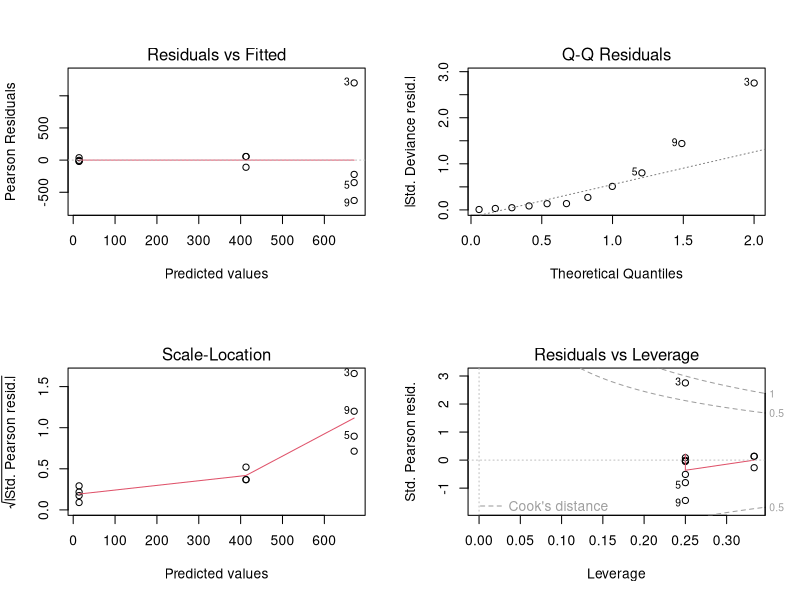
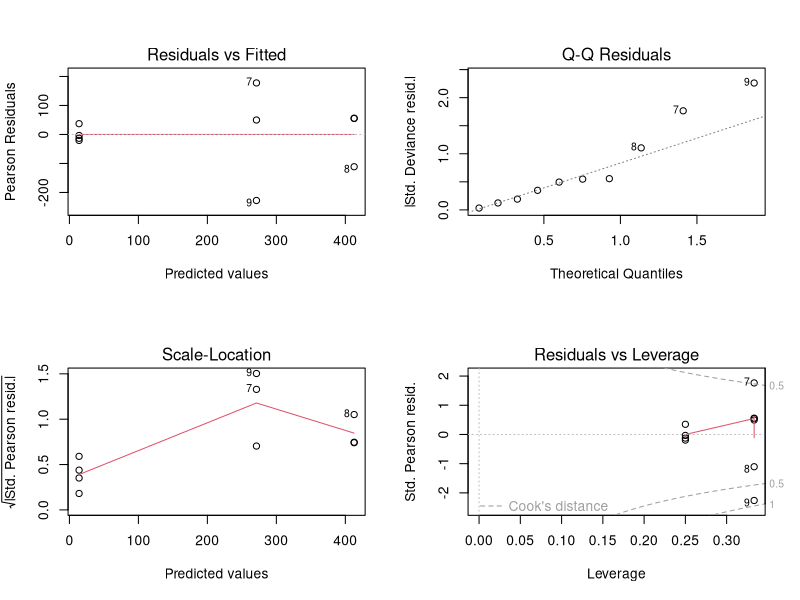
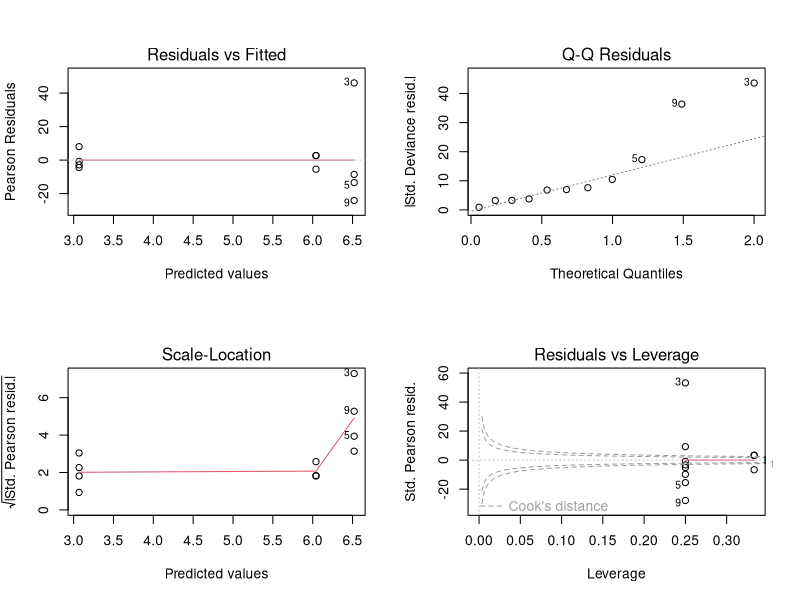
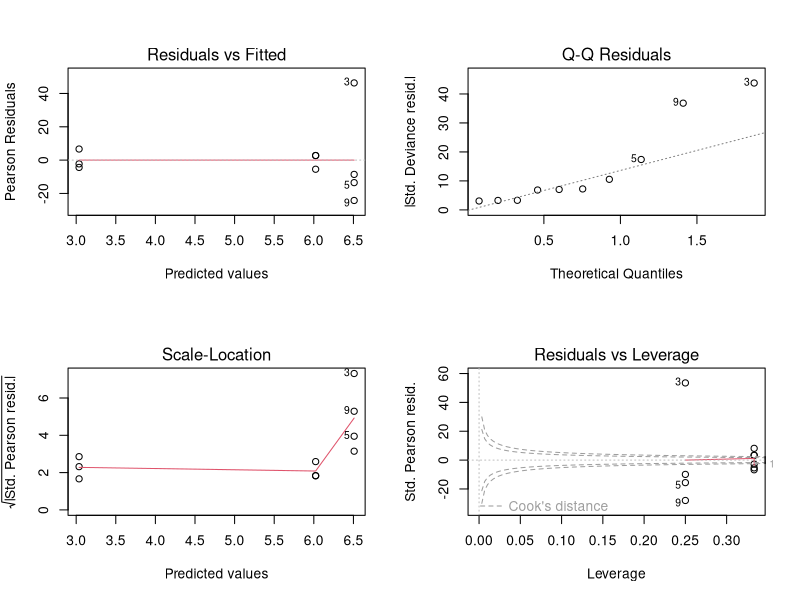
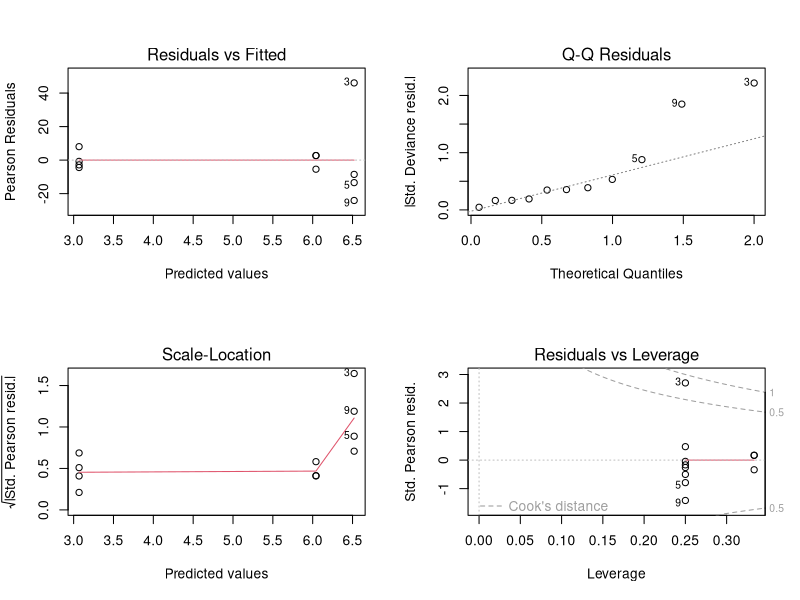
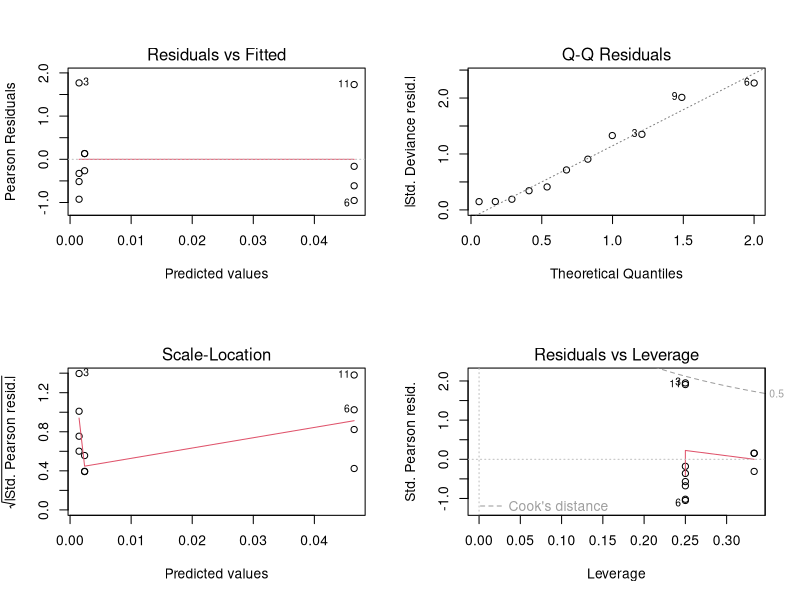
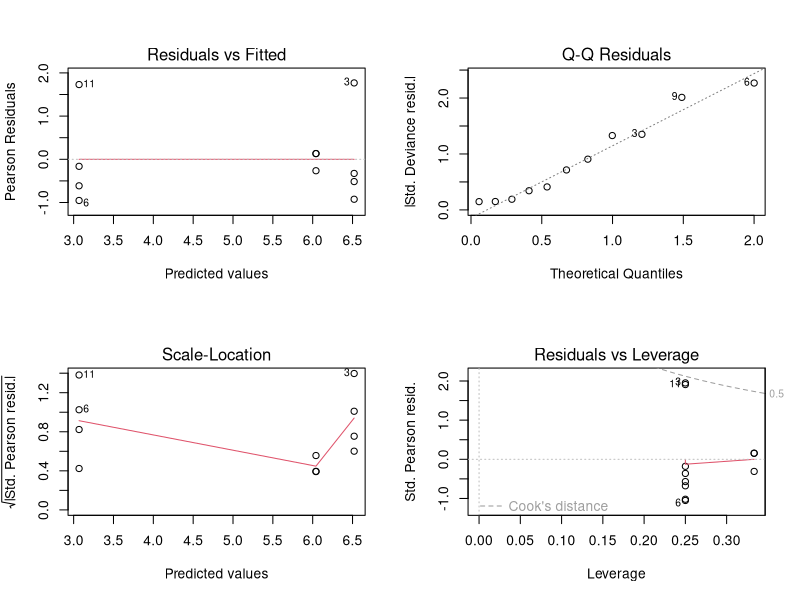

The R script that drew these images, in order:
## ---- chunk 1
knitr::opts_chunk$set(echo = TRUE)
setwd("~/Desktop/capstone/analysis/Juan")

CWDdata = read.csv("output.csv")
## ---- chunk 2
# model using gaussian
model = glm(difference ~ treatment, family = gaussian, data = CWDdata)
summary(model)

par(mfrow = c(2,2))
plot(model)
## ---- chunk 3
CWDdata = CWDdata[-c(12),]
CWDdatarm3 = CWDdata[-c(3),]
CWDdatarm6 = CWDdata[-c(6),]
CWDdata["abs_diff"] = CWDdata["difference"] + abs(min(CWDdata["difference"])) + 1
## ---- chunk 4
#guassian model + plot3 removed

modelrm = glm(difference ~ treatment , family = gaussian, data = CWDdatarm3)
summary(modelrm)

par(mfrow = c(2,2))
plot(modelrm)
# the plot here shows that the plot 3, 5, 9 are always outliers, but all of 
# them are from the radial treatment
## ---- chunk 5
# model using poisson + abs_diff
model0 = glm(abs_diff ~ treatment, family = poisson, data = CWDdata)
summary(model0)

par(mfrow = c(2,2))
plot(model0)

## ---- chunk 6
# model using poisson + difference
model1 = glm(difference ~ treatment, family = poisson, data = CWDdatarm6)
summary(model1)

par(mfrow = c(2,2))
plot(model1)
## ---- chunk 7
## quasipoisson + diff
model2 = glm(abs_diff ~ treatment, family = quasipoisson, data = CWDdata)
summary(model2)

par(mfrow = c(2,2))
plot(model2)
## ---- chunk 8
## Gamma + abs_diff + inverse
model3 = glm(abs_diff ~ treatment, family = Gamma(link = "inverse"), data = CWDdata)
summary(model3)

par(mfrow = c(2,2))
plot(model3)
## ---- chunk 9
## Gamma + abs_diff + log
model5 = glm(abs_diff ~ treatment, family = Gamma(link = "log"), data = CWDdata)
summary(model5)

par(mfrow = c(2,2))
plot(model5)
